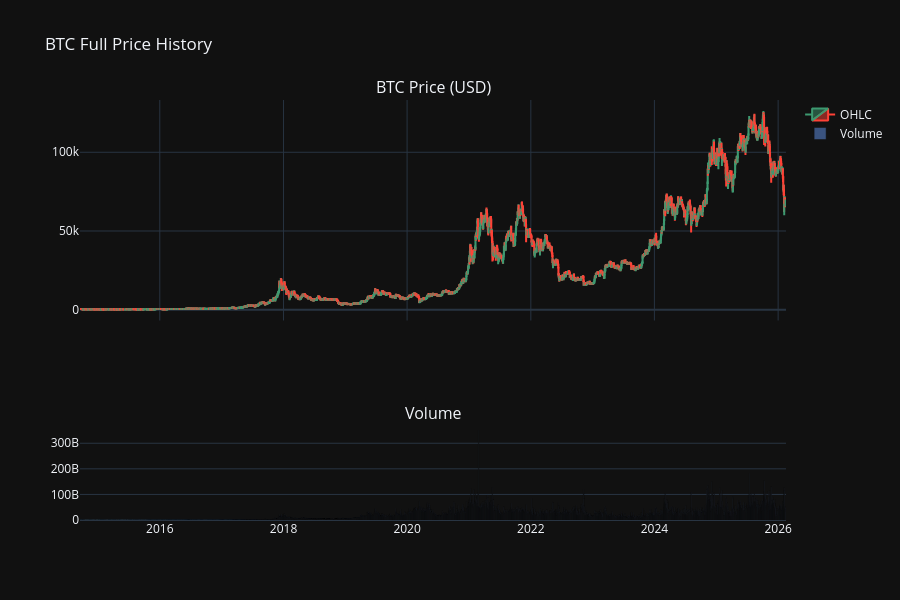

The code cell stored with this chart in its notebook:
### Code cell
# Interactive Candlestick + Volume chart
fig = make_subplots(rows=2, cols=1, shared_xaxes=True,
                    subplot_titles=[f'{COIN} Price (USD)', 'Volume'],
                    row_heights=[0.7, 0.3])

fig.add_trace(go.Candlestick(
    x=df['Date'], open=df['Open'], high=df['High'],
    low=df['Low'], close=df['Close'], name='OHLC'
), row=1, col=1)

fig.add_trace(go.Bar(
    x=df['Date'], y=df['Volume'], name='Volume',
    marker_color='rgba(100,149,237,0.5)'
), row=2, col=1)

fig.update_layout(
    title=f'{COIN} Full Price History',
    xaxis_rangeslider_visible=False,
    template='plotly_dark', height=600
)
fig.show()

### Figure 1 — Plotly figure (JSON) as saved in the notebook; plotly's stock layout.template omitted (floating-point values rounded to 4 significant figures; data arrays with more than 128 entries replaced by an {"elided": "..."} marker saying what was removed)
{"data": [{"close": {"elided": "4171 float values"}, "high": {"elided": "4171 float values"}, "low": {"elided": "4171 float values"}, "name": "OHLC", "open": {"elided": "4171 float values"}, "type": "candlestick", "x": {"elided": "4171 str values"}, "xaxis": "x", "yaxis": "y"}, {"marker": {"color": "rgba(100,149,237,0.5)"}, "name": "Volume", "type": "bar", "x": {"elided": "4171 str values"}, "xaxis": "x2", "y": {"elided": "4171 int values"}, "yaxis": "y2"}], "layout": {"annotations": [{"font": {"size": 16}, "showarrow": false, "text": "BTC Price (USD)", "x": 0.5, "xanchor": "center", "xref": "paper", "y": 1.0, "yanchor": "bottom", "yref": "paper"}, {"font": {"size": 16}, "showarrow": false, "text": "Volume", "x": 0.5, "xanchor": "center", "xref": "paper", "y": 0.225, "yanchor": "bottom", "yref": "paper"}], "height": 600, "title": {"text": "BTC Full Price History"}, "xaxis": {"anchor": "y", "domain": [0, 1], "matches": "x2", "rangeslider": {"visible": false}, "showticklabels": false}, "xaxis2": {"anchor": "y2", "domain": [0, 1]}, "yaxis": {"anchor": "x", "domain": [0.475, 1.0]}, "yaxis2": {"anchor": "x2", "domain": [0, 0.225]}}}
